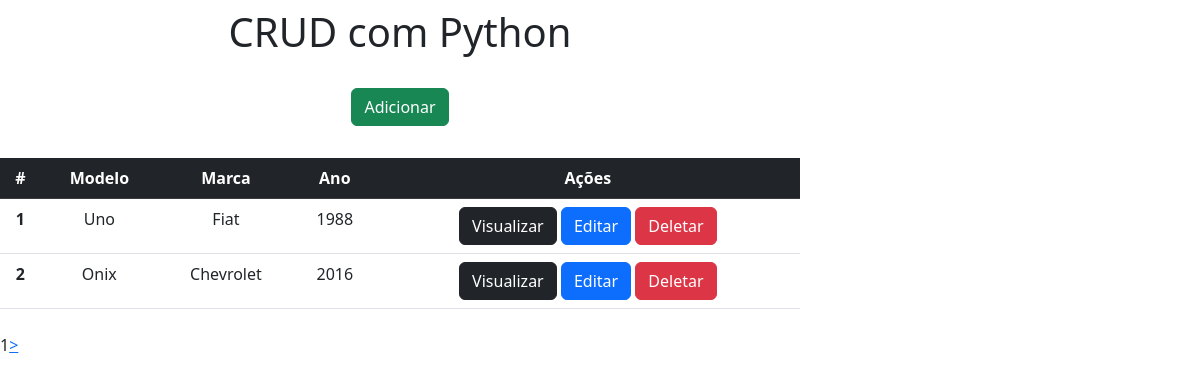
The app's page /, older data.
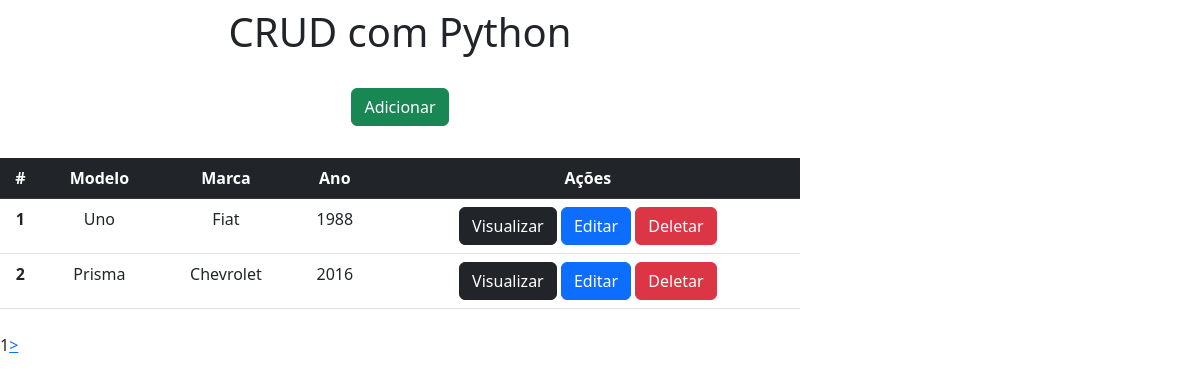
The same page, newer data.
### app/models.py (models this page shows)
class Carros(models.Model):
    modelo = models.CharField(max_length=150)
    marca = models.CharField(max_length=100)
    ano = models.IntegerField()

### app/views.py (the view)
# urls.py: 2. Add a URL to urlpatterns:  path('', views.home, name='home')
def home(request):                      # Define a função Home que ao ser chamada
    data = {}
    all = Carros.objects.all()
    paginator = Paginator(all, 2)
    pages = request.GET.get('page')
    data['db'] =  paginator.get_page(pages)
    return render(request, 'index.html', data)

### app/templates/index.html (shortened to what this page needs)
<!DOCTYPE html>
<html lang="pt-br">
<head>
    <link href="https://cdn.jsdelivr.net/npm/bootstrap@5.3.0-alpha1/dist/css/bootstrap.min.css" rel="stylesheet">
</head>
<body>
    <div class="col-8 m-alto pt-2 pb-2 text-center">
        <h1>CRUD com Python</h1>
    </div>
    <div class="col-8 m-alto pt-3 pb-2 text-center">
      <a href="/form" class="btn btn-success">Adicionar</a>
    </div>
    <div class="col-8 m-alto pt-4 pb-2 text-center">
        <table class="table">
            <thead class="table-dark">
              <tr>
                <th scope="col">#</th>
                <th scope="col">Modelo</th>
                <th scope="col">Marca</th>
                <th scope="col">Ano</th>
                <th scope="col">Ações</th>
              </tr>
            </thead>
            <tbody>
              {% for dbs in db %}
              <tr>
                <th>{{dbs.id}}</th>
                <td>{{dbs.modelo}}</td>
                <td>{{dbs.marca}}</td>
                <td>{{dbs.ano}}</td>
                <td>
                  <a href="/view/{{dbs.id}}" class="btn btn-dark">Visualizar</a>
                  <a href="/edit/{{dbs.id}}" class="btn btn-primary">Editar</a>
                  <a href="/delete/{{dbs.id}}" class="btn btn-danger btnDel">Deletar</a>
                </td>
              </tr>
              {% endfor %}
            </tbody>
        </table>
    </div>
    <div class="pagination">
      {{db.number}}
      {% if db.has_next %}
      <a href="?page={{db.next_page_number}}"> > </a>
      {% endif %}
    </div>
    {% load static %}
</body>
</html>

Row changes from the older to the newer data that the page shows:
changed Carros "Chevrolet": modelo "Onix" → "Prisma"
